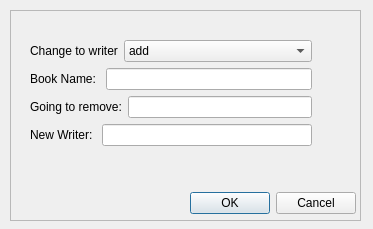
<?xml version="1.0" encoding="UTF-8"?>
<ui version="4.0">
 <class>edit_writer</class>
 <widget class="QDialog" name="edit_writer">
  <property name="geometry">
   <rect>
    <x>0</x>
    <y>0</y>
    <width>373</width>
    <height>229</height>
   </rect>
  </property>
  <property name="windowTitle">
   <string>Dialog</string>
  </property>
  <widget class="QFrame" name="frame">
   <property name="geometry">
    <rect>
     <x>10</x>
     <y>10</y>
     <width>351</width>
     <height>211</height>
    </rect>
   </property>
   <property name="frameShape">
    <enum>QFrame::StyledPanel</enum>
   </property>
   <property name="frameShadow">
    <enum>QFrame::Raised</enum>
   </property>
   <widget class="QDialogButtonBox" name="buttonBox">
    <property name="geometry">
     <rect>
      <x>170</x>
      <y>180</y>
      <width>176</width>
      <height>27</height>
     </rect>
    </property>
    <property name="standardButtons">
     <set>QDialogButtonBox::Cancel|QDialogButtonBox::Ok</set>
    </property>
   </widget>
  </widget>
  <widget class="QWidget" name="layoutWidget">
   <property name="geometry">
    <rect>
     <x>30</x>
     <y>40</y>
     <width>282</width>
     <height>138</height>
    </rect>
   </property>
   <layout class="QVBoxLayout" name="verticalLayout_2">
    <item>
     <layout class="QVBoxLayout" name="verticalLayout">
      <item>
       <layout class="QFormLayout" name="formLayout">
        <item row="0" column="0">
         <widget class="QLabel" name="changeToWriterLabel">
          <property name="text">
           <string>Change to writer</string>
          </property>
         </widget>
        </item>
        <item row="0" column="1">
         <widget class="QComboBox" name="changeToWriterComboBox">
          <item>
           <property name="text">
            <string>add</string>
           </property>
          </item>
          <item>
           <property name="text">
            <string>remove</string>
           </property>
          </item>
         </widget>
        </item>
       </layout>
      </item>
      <item>
       <layout class="QFormLayout" name="formLayout_5">
        <item row="0" column="0">
         <widget class="QLabel" name="bookNameLabel">
          <property name="text">
           <string>Book Name: </string>
          </property>
         </widget>
        </item>
        <item row="0" column="1">
         <widget class="QLineEdit" name="bookNameLineEdit"/>
        </item>
       </layout>
      </item>
      <item>
       <layout class="QFormLayout" name="formLayout_2">
        <item row="0" column="0">
         <widget class="QLabel" name="addingWriterLabel">
          <property name="text">
           <string>Going to remove:</string>
          </property>
         </widget>
        </item>
        <item row="0" column="1">
         <widget class="QLineEdit" name="removingingWriterLineEdit"/>
        </item>
       </layout>
      </item>
     </layout>
    </item>
    <item>
     <layout class="QFormLayout" name="formLayout_3">
      <item row="0" column="0">
       <widget class="QLabel" name="goingToAddLabel">
        <property name="text">
         <string>New Writer: </string>
        </property>
       </widget>
      </item>
      <item row="0" column="1">
       <widget class="QLineEdit" name="NewWriterLineEdit"/>
      </item>
     </layout>
    </item>
   </layout>
  </widget>
  <widget class="QLabel" name="background">
   <property name="geometry">
    <rect>
     <x>-10</x>
     <y>-10</y>
     <width>401</width>
     <height>251</height>
    </rect>
   </property>
   <property name="text">
    <string/>
   </property>
  </widget>
  <zorder>background</zorder>
  <zorder>frame</zorder>
  <zorder>layoutWidget</zorder>
 </widget>
 <resources/>
 <connections/>
</ui>
